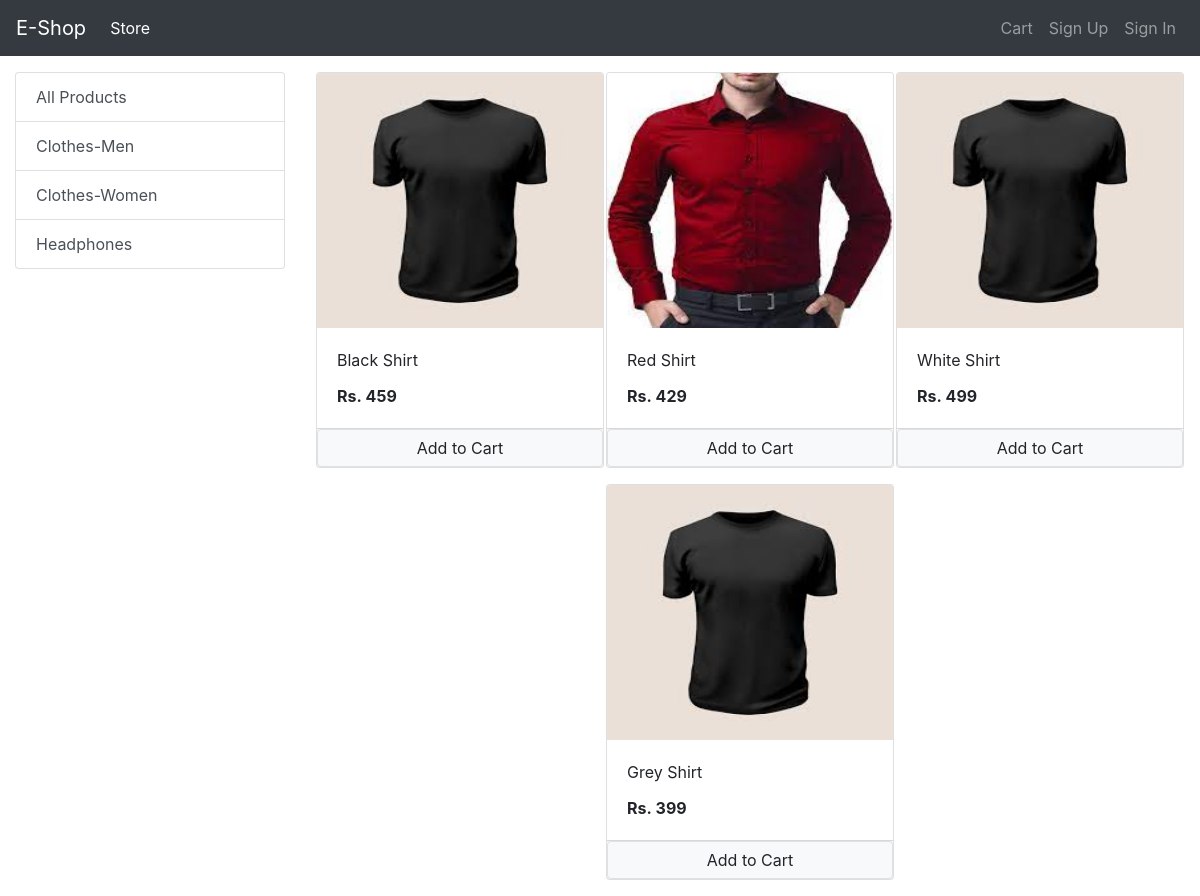
/?category=1, run on the app's committed database.
### store/models/category.py (models this page shows, shortened)
class Category(models.Model):
    name=models.CharField(max_length=50)
    @staticmethod
    def get_all_categories():
        return Category.objects.all()

### store/models/product.py (models this page shows, shortened)
class Product(models.Model):
    name=models.CharField(max_length=50)
    price=models.IntegerField(default=0)
    category=models.ForeignKey(Category,on_delete=models.CASCADE,default=1)
    description=models.CharField(max_length=200,default="")
    image=models.ImageField(upload_to='uploads/products/')
    @staticmethod
    def get_product_by_id(category_id):
        if category_id:
            return Product.objects.filter(category = category_id)
        else:
            return Product.get_all_products()

### store/views.py (the view, shortened to what this page needs)
# urls.py: path('',Index.as_view(),name='homepage'),
class Index(View):
    def get(self, request):
        cart=request.session.get('cart')
        if not cart:
            request.session['cart']={}
            products=None
        categories=Category.get_all_categories()
        categoryID=request.GET.get('category')
        if(categoryID):
            products=Product.get_product_by_id(categoryID)
        else:
            products=Product.get_all_product()
        data={}
        data['products']=products
        data['categories']=categories
        print(request.session.get('customer_id'))
        return render(request,"index.html",data)

### store/templatetags/cart.py (called while the page is built)
@register.filter(name="is_in_cart")
def is_in_cart(product,cart):
    keys=cart.keys()
    for id in keys:
        if id == str(product.id) :
            return True
    return False

### store/templates/index.html (shortened to what this page needs)
{% extends 'base.html' %}
{% block content %}
{% load cart %}
<div class="container-fluid mt-3">
	<div class="row">
		<div class="col-lg-3 mx-auto">
			<div class="list-group">
				<a href="/" class="list-group-item list-group-item-action">All Products</a>
				{% for category in categories %}
				<a href="/?category={{category.id}}"
					class="list-group-item list-group-item-action">{{category.name}}</a>
				{% endfor %}
			</div>
		</div>
		<div id='products' class="col-lg-9 mx-auto">
			<div class="row mx-auto">
				{% for product in products %}
				<div class="card mx-auto mb-3" id={{product.id}} style="width: 18rem;">
					<img class="card-img-top" src="{{product.image.url}} " alt="Card image cap" width="255" height="255">
					<div class="card-body">
						<p class="card-title">{{product.name}}</p>
						<p class="card-text"><b>Rs.&nbsp;{{product.price}}</b></p>
					</div>
					<div class="card-footer p-0 no-gutters">
						{% if product|is_in_cart:request.session.cart %}
						<div class="row no-gutters">
							<form action="/#{{product.id}}" class="col-2" method="POST">
								{% csrf_token %}
								<input hidden type="text" name='product' value='{{product.id}}'>
								<input hidden type="text" name='remove' value='True'>
								<input type="submit" value="-" class="btn btn-block btn-secondary">
							</form>
							<div class="text-center col">{{ product|cart_quantity:request.session.cart}} in Cart</div>
							<form action="/#{{product.id}}" class="col-2" method="POST">
								{% csrf_token %}
								<input hidden type="text" name='product' value='{{product.id}}'>
								<input type="submit" value="+" class="btn btn-block btn-secondary">
							</form>
						</div>
						{% else %}
						<form action="/#{{product.id}}" method="POST">
							<input type="submit" class="float-right btn btn-light border form-control" value="Add to Cart">
						</form>
						{% endif %}
					</div>
				</div>
				{% endfor %}
			</div>
		</div>
	</div>
</div>
{% endblock %}

### data on the page
Category: name "Clothes-Men"
Category: name "Clothes-Women"
Category: name "Headphones"
Product: {{ product.id }} 1 (drawn), image (picture), name "Black Shirt", price "459"
Product: image (picture), name "Red Shirt", price "429"
Product: image (picture), name "White Shirt", price "499"
Product: image (picture), name "Grey Shirt", price "399"
